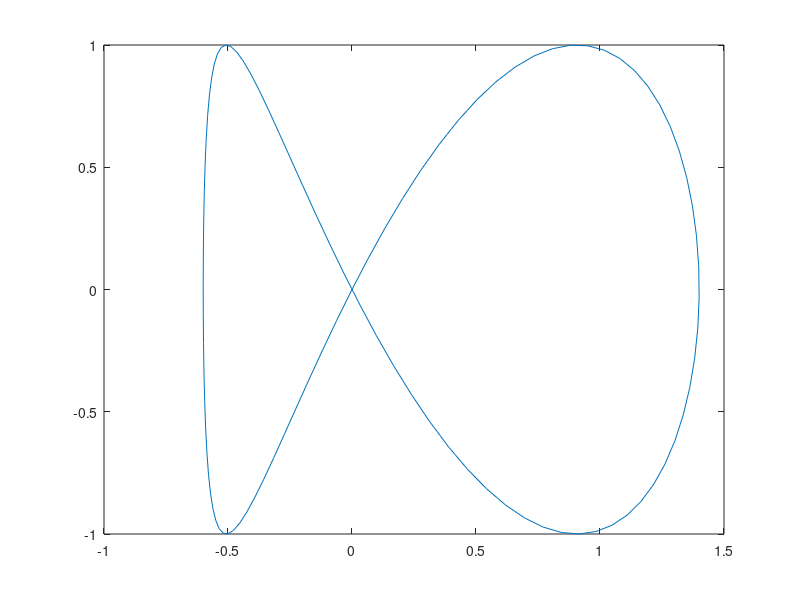

This chart was generated by the following MATLAB code:
phi = linspace(0,2*pi,100);

A1 = 1+0.4*sin(phi)+0*sin(2*phi)+0*sin(4*phi);
A2 = 1+0*sin(phi)+0*sin(2*phi)+0*sin(4*phi);
x = A1.*sin(phi);
y = A2.*sin(2*phi);

plot(x,y)
